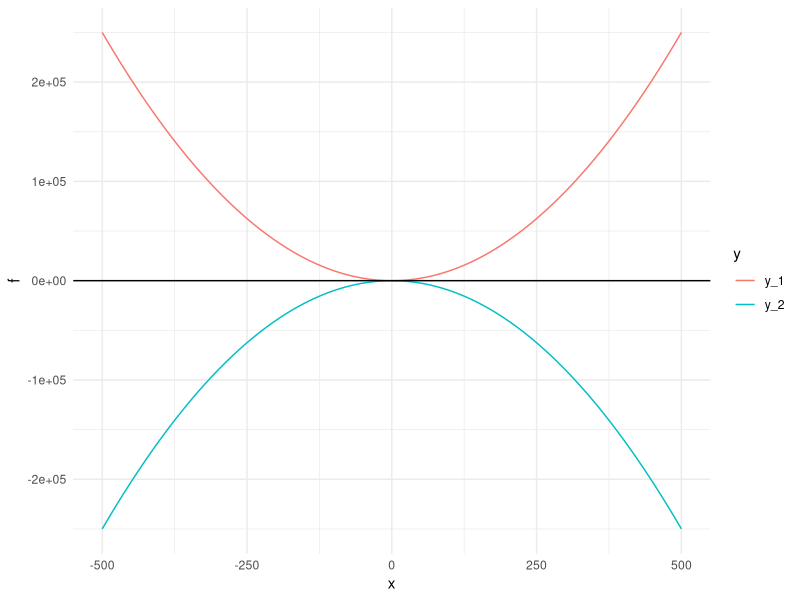
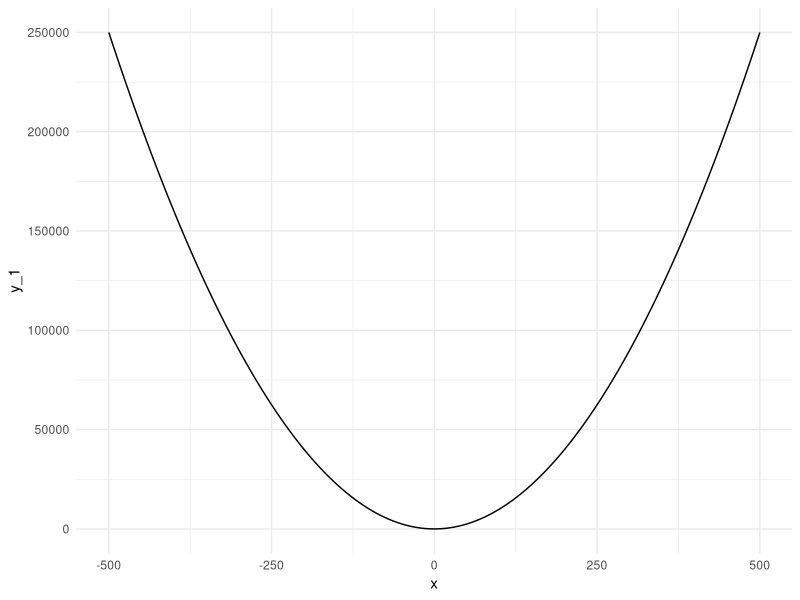
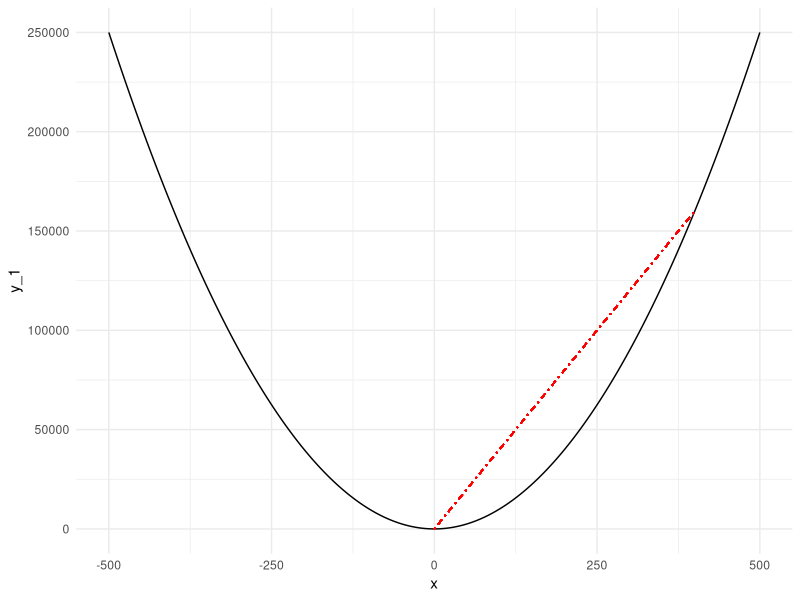
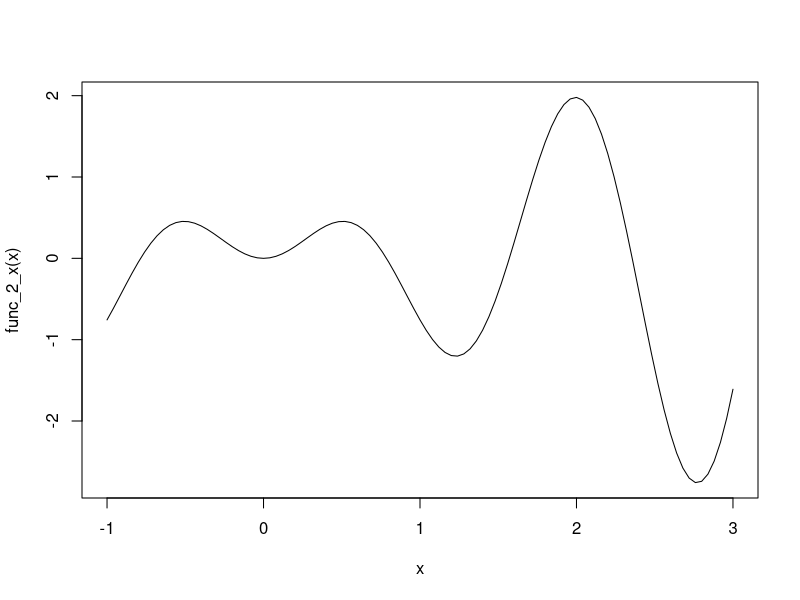
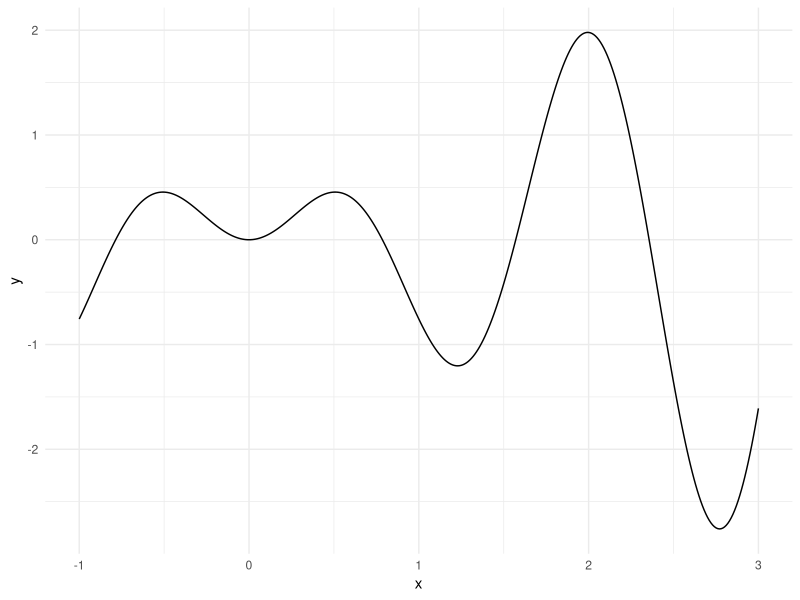
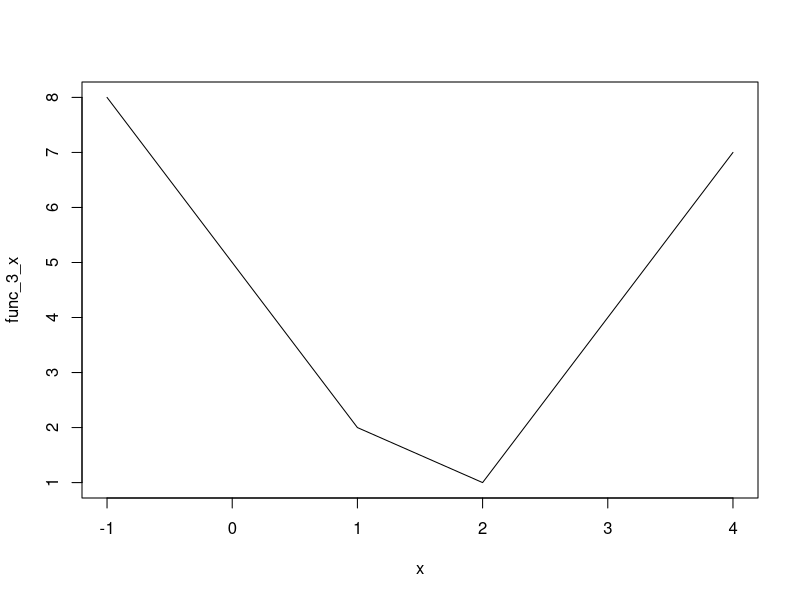
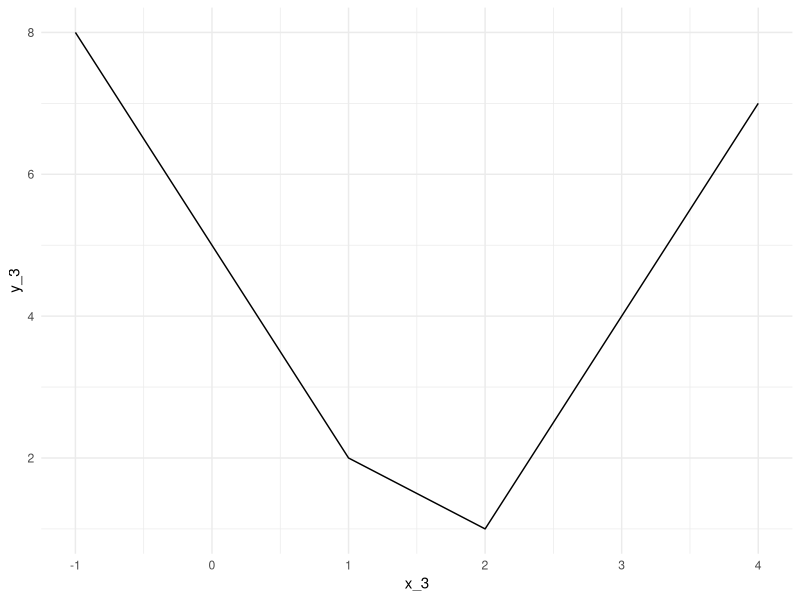

Source code (R) for these figures, in order:
## ---- chunk 1

library(tidyverse)
library(rmarkdown)
library(knitr)
library(xml2)
library(quadprog) #for quadratic programming

knitr::opts_chunk$set(echo = T, 
                      warning = T, 
                      message = F, 
                      eval = T, 
                      include = T,
                      fig.height=3.5, 
                      fig.width=3.5
                      )
## ---- chunk 2
x <- -500:500
y_1 <- x^2
y_2 <- -x^2
data_l <- cbind(x, y_1, y_2) %>% 
  dplyr::as_tibble() %>% #wide format
  tidyr::gather(., 
                y_1:y_2, 
                key = 'y', 
                value = 'f') #long format

ggplot(data_l, aes(x, f, color = y)) +
  geom_line() +
  geom_hline(yintercept = 0) +
  theme_minimal()

## ---- chunk 3

Dmat <- matrix(c(1,-1,-1,2),2,2)
dvec = c(2,6)
Amat = matrix(c(-1,-1,1,-2,-2,-1),2,3)
bvec = c(-2,-2,-3)

quadprog::solve.QP(Dmat, dvec, Amat, bvec)

## ---- chunk 4

D_mat <- matrix(c(1.68,0.34,0.34,3.09),2,2)
d_vec <- c(0, 0)
A_mat <- matrix(c(1,1,0.018,0.025),2,2)
b_vec <- c(1,0.018)
m_eq <- 1

quadprog::solve.QP(D_mat, d_vec, A_mat, b_vec, m_eq)

## ---- chunk 5

(plot_x_square <- ggplot(data = dplyr::as_tibble(cbind(x, y_1)),
       mapping = aes(x, y_1)) +
  geom_line() +
  theme_minimal())

## ---- chunk 6

plot_x_square + 
  geom_segment(aes(x = 0, 
                   y = 0, 
                   xend = 400, 
                   yend = 400^2
                   ), 
               linetype = "dotdash", 
               color = "red"
               )

## ---- chunk 7
# Another function for optimization
func_2_x <- function(x) {x*sin(4*x)}

curve(func_2_x, -1, 3) #note base R graphics function curve()

# Via ggplot()
x <- seq(-1, 3, 0.01)
y <- func_2_x(x)
data_plot_gg <- cbind(x, y) %>% tibble::as_tibble()

ggplot(data_plot_gg, aes(x, y)) +
  geom_line() +
  theme_minimal()

# Using optimize()
(optim_min_mult <- optimize(f = func_2_x, 
                            interval = c(0, 3)
                            ) #default = minimum
) 

## ---- chunk 8

optimize(func_2_x, c(1.5, 3))

## ---- chunk 9

optimize(func_2_x, c(1.5, 3), maximum = TRUE)

## ---- chunk 10

func_3_x <- function(x) {abs(x-1)+2*abs(x-2)}

plot(func_3_x, -1, 4) #note generic function plotting in base R

# Via ggplot
x_3 <- seq(-1, 4, 0.01)
y_3 <- func_3_x(x_3)

ggplot(tibble::as_tibble(cbind(x_3,y_3)),
       aes(x_3, y_3)
       ) + 
  geom_line() +
  theme_minimal()

(optim_x_3 <- optimize(func_3_x, c(0,3)))

## ---- chunk 11

func_optim <- function(x)
{
  2*(x[1]-1)^2 + 5*(x[2]-3)^2 + 10
}

optim_min <- optim(c(1,1), func_optim) #x=(x_1,x_2)=c(1,1)
print(optim_min)
## ---- chunk 12

#func_optim_2 <- function(x1, x2) 
func_optim_2 <- function(x) 
{
  x1 <- x[1]
  x2 <- x[2]
  
  return(1/x1 + 1/x2 + 
    (1-x2)/(x2*(1-x1)) + 
    1/((1-x1)*(1-x2))
    )
}

#x_1 <- x_2 <- seq(0.1, 0.9, 0.02)
#x <- rep(seq(0.1, 0.9, 0.02), times = 2)
#x <- cbind(seq(0.1, 0.9, 0.02))
#z <- outer(x[1], x[2], FUN = func_optim_2)
#z <- outer(x_1, x_2, FUN = func_optim_2)

# Different perspectives
#persp(x_1, x_2, z, theta = 45, phi = 0) 
#persp(x_1, x_2, z, theta = 0, phi = 45)
#persp(x_1, x_2, z, theta = -45, phi = 0)

func_optim_2(c(0.5, 0.5))

optim(c(.5,.5), fn = func_optim_2)
